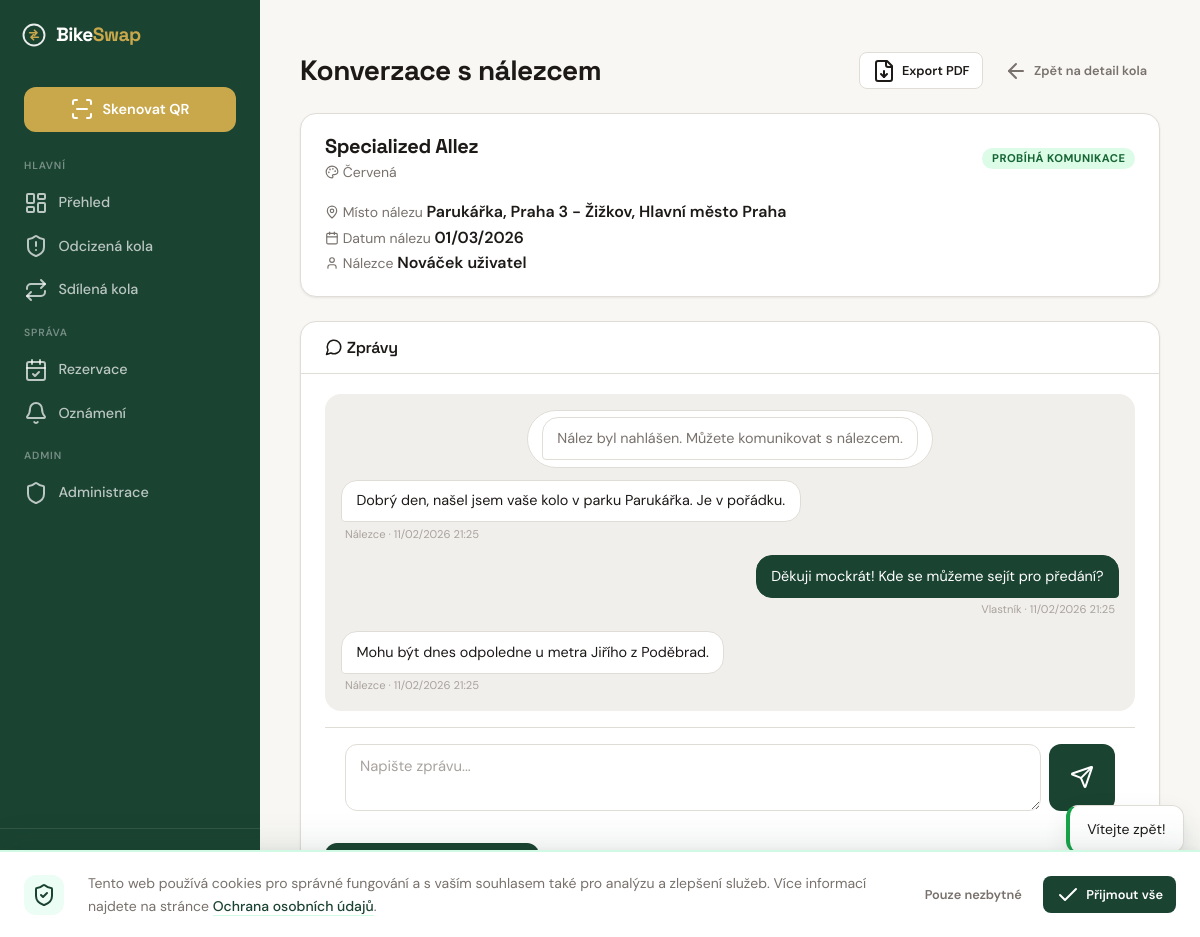
Screenshot of /found/1/conversation (signed in) with the database file from the repository.
### tables this page shows
CREATE TABLE IF NOT EXISTS `bikes` (
    `id`                   INT UNSIGNED    NOT NULL AUTO_INCREMENT,
    `owner_id`             INT UNSIGNED    NOT NULL,
    `qr_hash`              VARCHAR(64)     NOT NULL,
    `brand`                VARCHAR(100)    NOT NULL,
    `model`                VARCHAR(100)    NULL DEFAULT NULL,
    `color`                VARCHAR(50)     NOT NULL,
    `frame_number`         VARCHAR(100)    NULL DEFAULT NULL,
    `year_of_manufacture`  SMALLINT UNSIGNED NULL DEFAULT NULL,
    `description`          TEXT            NULL DEFAULT NULL,
    `status`               ENUM('active', 'stolen', 'found', 'recovered', 'seized') NOT NULL DEFAULT 'active',
    `is_shared`            TINYINT(1)      NOT NULL DEFAULT 0,
    `auto_accept`          TINYINT(1)      NOT NULL DEFAULT 0,
    `availability_days`    VARCHAR(20)     DEFAULT NULL,
    `created_at`           DATETIME        NOT NULL DEFAULT CURRENT_TIMESTAMP,
    `updated_at`           DATETIME        NOT NULL DEFAULT CURRENT_TIMESTAMP ON UPDATE CURRENT_TIMESTAMP,

    PRIMARY KEY (`id`),
    UNIQUE KEY `uq_bikes_qr_hash` (`qr_hash`),
    KEY `idx_bikes_owner` (`owner_id`),
    KEY `idx_bikes_status` (`status`),
    KEY `idx_bikes_shared` (`is_shared`),
    CONSTRAINT `fk_bikes_owner` FOREIGN KEY (`owner_id`) REFERENCES `users` (`id`) ON DELETE CASCADE
);

CREATE TABLE IF NOT EXISTS `found_reports` (
    `id`                  INT UNSIGNED    NOT NULL AUTO_INCREMENT,
    `bike_id`             INT UNSIGNED    NULL DEFAULT NULL,
    `qr_hash_scanned`     VARCHAR(64)     NULL DEFAULT NULL,
    `reported_by`         INT UNSIGNED    NULL DEFAULT NULL,
    `reporter_email`      VARCHAR(255)    NULL DEFAULT NULL,
    `reporter_phone`      VARCHAR(20)     NULL DEFAULT NULL,
    `reporter_ip`         VARCHAR(45)     NULL DEFAULT NULL,
    `conversation_token`  VARCHAR(64)     NOT NULL,
    `found_date`          DATE            NULL DEFAULT NULL,
    `found_location_text` VARCHAR(255)    NULL DEFAULT NULL,
    `found_location_lat`  DECIMAL(10, 7)  NULL DEFAULT NULL,
    `found_location_lng`  DECIMAL(10, 7)  NULL DEFAULT NULL,
    `description`         TEXT            NULL DEFAULT NULL,
    `status`              ENUM('pending', 'verified', 'contacted', 'resolved', 'closed') NOT NULL DEFAULT 'pending',
    `verified_by`         INT UNSIGNED    NULL DEFAULT NULL,
    `verified_at`         DATETIME        NULL DEFAULT NULL,
    `created_at`          DATETIME        NOT NULL DEFAULT CURRENT_TIMESTAMP,

    PRIMARY KEY (`id`),
    UNIQUE KEY `uq_found_token` (`conversation_token`),
    KEY `idx_found_bike` (`bike_id`),
    KEY `idx_found_status` (`status`),
    KEY `idx_found_qr` (`qr_hash_scanned`),
    CONSTRAINT `fk_found_bike` FOREIGN KEY (`bike_id`) REFERENCES `bikes` (`id`) ON DELETE SET NULL,
    CONSTRAINT `fk_found_reporter` FOREIGN KEY (`reported_by`) REFERENCES `users` (`id`) ON DELETE SET NULL,
    CONSTRAINT `fk_found_verifier` FOREIGN KEY (`verified_by`) REFERENCES `users` (`id`) ON DELETE SET NULL
);

CREATE TABLE IF NOT EXISTS `found_report_messages` (
    `id`               INT UNSIGNED    NOT NULL AUTO_INCREMENT,
    `found_report_id`  INT UNSIGNED    NOT NULL,
    `sender_type`      ENUM('owner','finder','system','admin') NOT NULL,
    `sender_user_id`   INT UNSIGNED    NULL DEFAULT NULL,
    `message`          TEXT            NOT NULL,
    `is_read`          TINYINT(1)      NOT NULL DEFAULT 0,
    `created_at`       DATETIME        NOT NULL DEFAULT CURRENT_TIMESTAMP,

    PRIMARY KEY (`id`),
    KEY `idx_frmsg_report` (`found_report_id`, `created_at`),
    CONSTRAINT `fk_frmsg_report` FOREIGN KEY (`found_report_id`) REFERENCES `found_reports` (`id`) ON DELETE CASCADE,
    CONSTRAINT `fk_frmsg_sender` FOREIGN KEY (`sender_user_id`) REFERENCES `users` (`id`) ON DELETE SET NULL
);

### templates/found/conversation.php (the view, shortened to what the rows shown need)
<div class="page-header">
  <h1>
    <?php if ($viewerType === 'owner'): ?>
      Konverzace s nálezcem
    <?php else: ?>
      Konverzace s majitelem kola
    <?php endif; ?>
  </h1>
</div>
<div class="card mb-lg">
  <div class="card-body">
    <div class="flex gap-lg items-center flex-wrap">
      <?php if ($bike): ?>
        <div>
          <h3 style="margin-bottom:0.15rem"><?= e($bike->getFullName()) ?></h3>
          <p class="text-muted text-sm">
            <i data-lucide="palette" class="icon-inline"></i>
            <?= e($bike->getColor()) ?>
          </p>
        </div>
      <?php endif; ?>
      <div style="margin-left:auto" class="flex gap-sm flex-wrap items-center">
        <span class="status-badge <?= e($report->getStatusClass()) ?>">
          <?= e($report->getStatusLabel()) ?>
        </span>
      </div>
    </div>
    <div class="reservation-detail-grid mt-md">
      <?php if ($report->getFoundLocationText()): ?>
        <div class="reservation-detail-item">
          <span class="text-muted text-sm">
            <i data-lucide="map-pin" class="icon-inline"></i> Místo nálezu
          </span>
          <strong><?= e($report->getFoundLocationText()) ?></strong>
        </div>
      <?php endif; ?>
      <?php if ($report->getFoundDate()): ?>
        <div class="reservation-detail-item">
          <span class="text-muted text-sm">
            <i data-lucide="calendar" class="icon-inline"></i> Datum nálezu
          </span>
          <strong><?= e($report->getFormattedFoundDate()) ?></strong>
        </div>
      <?php endif; ?>
    </div>
  </div>
</div>
<div class="card">
  <div class="card-body" style="padding-bottom:0">
    <div class="conversation-messages" id="messages"
         data-poll-url="/found/<?= e($report->getConversationToken()) ?>/poll"
         data-last-id="<?= !empty($messages) ? $messages[array_key_last($messages)]->getId() : 0 ?>"
         data-status="<?= e($report->getStatusLabel()) ?>">
      <?php if (empty($messages)): ?>
        <p class="text-muted" style="text-align:center;padding:2rem 0">Zatím žádné zprávy.</p>
      <?php else: ?>
        <?php foreach ($messages as $msg): ?>
          <?php
          $senderType = $msg->getSenderType();
          $isMine = isset($viewerType) && $senderType === $viewerType;
          ?>
          <div class="message <?= e($msg->getSenderClass()) ?> <?= $isMine ? 'mine' : '' ?>">
            <div class="message-bubble"><?= nl2br(e($msg->getMessage())) ?></div>
            <?php if (!$msg->isSystemMessage()): ?>
              <div class="message-meta">
                <?= e($msg->getSenderLabel()) ?>
                · <?= e($msg->getFormattedTime()) ?>
              </div>
            <?php endif; ?>
          </div>
        <?php endforeach; ?>
      <?php endif; ?>
    </div>
  </div>
</div>

### rows the page displays
bikes: $bike->getFullName() "Specialized Allez", color "Červená"
found_reports: status "PROBÍHÁ KOMUNIKACE", found_location_text "Parukářka, Praha 3 - Žižkov, Hlavní město Praha", found_date "01/03/2026"
found_report_messages: message "Nález byl nahlášen. Můžete komunikovat s nálezcem."
found_report_messages: message "Dobrý den, našel jsem vaše kolo v parku Parukářka. Je v pořádku.", sender_type "Nálezce", created_at "11/02/2026 21:25"
found_report_messages: message "Děkuji mockrát! Kde se můžeme sejít pro předání?", sender_type "Vlastník", created_at "11/02/2026 21:25"
found_report_messages: message "Mohu být dnes odpoledne u metra Jiřího z Poděbrad.", sender_type "Nálezce", created_at "11/02/2026 21:25"

### other values shown
$finderLabel "Nováček uživatel"
